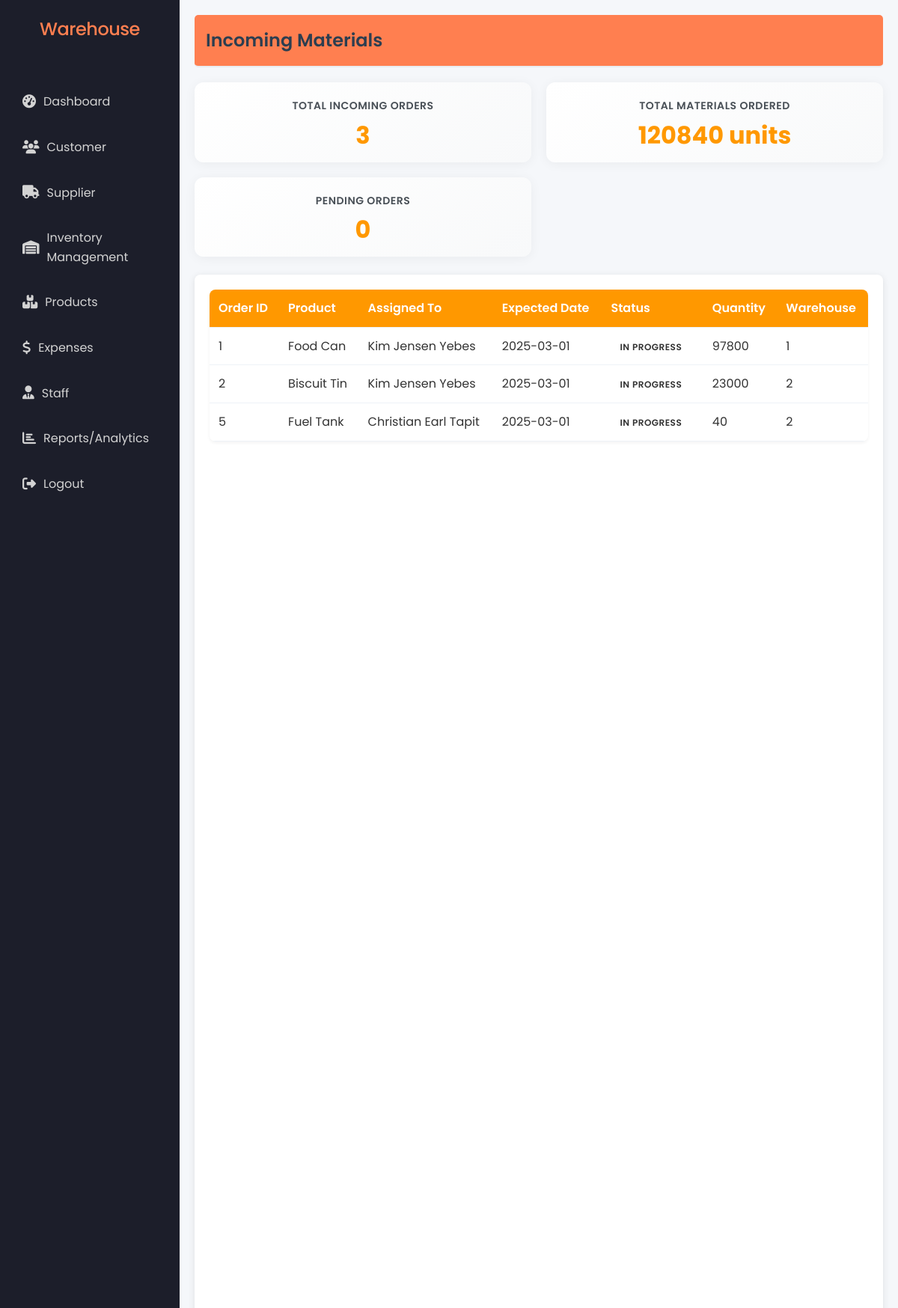
Screenshot of /admin/incoming_materials.php (signed in) with the database file from the repository.
### tables this page shows
CREATE TABLE `productionorders` (
  `OrderID` int(11) NOT NULL,
  `ProductID` int(11) NOT NULL,
  `EmployeeID` int(11) NOT NULL,
  `StartDate` datetime NOT NULL,
  `EndDate` datetime DEFAULT NULL,
  `Status` enum('Planned','In Progress','Completed','Cancelled') NOT NULL DEFAULT 'Planned',
  `QuantityOrdered` int(11) NOT NULL,
  `QuantityProduced` int(11) NOT NULL DEFAULT 0,
  `Delivery_Status` tinyint(1) NOT NULL,
  `warehouseID` int(11) DEFAULT NULL
);

CREATE TABLE `products` (
  `ProductID` int(11) NOT NULL,
  `ProductName` varchar(100) NOT NULL,
  `Category` varchar(45) DEFAULT NULL,
  `Weight` decimal(10,2) DEFAULT NULL,
  `ProductionCost` decimal(10,2) DEFAULT NULL,
  `SellingPrice` decimal(10,2) DEFAULT NULL,
  `LocationID` int(11) DEFAULT NULL,
  `MaterialID` int(11) DEFAULT NULL,
  `minimum_quantity` int(11) NOT NULL,
  `product_img` varchar(255) DEFAULT NULL,
  `weight_unit` varchar(32) NOT NULL
);

CREATE TABLE `employees` (
  `EmployeeID` int(11) NOT NULL,
  `FirstName` varchar(50) NOT NULL,
  `LastName` varchar(50) NOT NULL,
  `Role` varchar(45) NOT NULL,
  `Phone` varchar(20) DEFAULT NULL,
  `employeeEmail` varchar(100) DEFAULT NULL,
  `employeePassword` varchar(255) NOT NULL,
  `HireDate` date NOT NULL,
  `Status` varchar(32) NOT NULL
);

### admin/incoming_materials.php (the view, shortened to what this page needs)
<?php
require_once '../admin/session_check_admin.php';
$query = "SELECT po.*, p.ProductName, e.FirstName, e.LastName
          FROM productionorders po
          LEFT JOIN products p ON po.ProductID = p.ProductID
          LEFT JOIN employees e ON po.EmployeeID = e.EmployeeID
          WHERE po.Status IN ('Pending', 'In Progress')
          ORDER BY po.StartDate DESC";
$result = mysqli_query($conn, $query);
?>
<!DOCTYPE html>
<html lang="en">
<head>
    <link rel="stylesheet" href="../assets/css/style.css">
    <link rel="stylesheet" href="../assets/css/admin.css">
</head>
<body>
    <div class="dashboard-container">
        <?php include '../layouts/sidebar.php'; ?>
        <div class="main-content">
            <header>
                <h1>Incoming Materials</h1>
            </header>
            <div class="summary-cards">
                <?php
                $total_query = "SELECT
                    COUNT(*) as total_orders,
                    SUM(QuantityOrdered) as total_quantity,
                    COUNT(CASE WHEN Status = 'Pending' THEN 1 END) as pending_orders
                    FROM productionorders
                    WHERE Status IN ('Pending', 'In Progress')";
                $total_result = mysqli_query($conn, $total_query);
                $totals = mysqli_fetch_assoc($total_result);
                ?>
                <div class="summary-card">
                    <h3>Total Incoming Orders</h3>
                    <p><?php echo $totals['total_orders']; ?></p>
                </div>
                <div class="summary-card">
                    <h3>Total Materials Ordered</h3>
                    <p><?php echo $totals['total_quantity']; ?> units</p>
                </div>
                <div class="summary-card">
                    <h3>Pending Orders</h3>
                    <p><?php echo $totals['pending_orders']; ?></p>
                </div>
            </div>
            <div class="content">
                <div class="orders-table-container">
                    <table class="orders-table">
                        <thead>
                            <tr>
                                <th>Order ID</th>
                                <th>Product</th>
                                <th>Assigned To</th>
                                <th>Expected Date</th>
                                <th>Status</th>
                                <th>Quantity</th>
                                <th>Warehouse</th>
                            </tr>
                        </thead>
                        <tbody>
                            <?php while($row = mysqli_fetch_assoc($result)) { ?>
                                <tr>
                                    <td><?php echo htmlspecialchars($row['OrderID']); ?></td>
                                    <td><?php echo htmlspecialchars($row['ProductName']); ?></td>
                                    <td><?php echo htmlspecialchars($row['FirstName'] . ' ' . $row['LastName']); ?></td>
                                    <td><?php echo date('Y-m-d', strtotime($row['EndDate'])); ?></td>
                                    <td><span class="status-badge <?php echo strtolower($row['Status']); ?>"><?php echo htmlspecialchars($row['Status']); ?></span></td>
                                    <td><?php echo htmlspecialchars($row['QuantityOrdered']); ?></td>
                                    <td><?php echo htmlspecialchars($row['warehouseID']); ?></td>
                                </tr>
                            <?php } ?>
                        </tbody>
                    </table>
                </div>
            </div>
        </div>
    </div>
</body>
</html>

### assets/css/style.css (style rules this page uses)
* { margin: 0; padding: 0; box-sizing: border-box; font-family: 'Poppins', sans-serif; }
body { background: #f5f7fa; display: flex; justify-content: center; align-items: center; min-height: 100vh; background-image: linear-gradient(to right, #6a11cb, #2575fc); }
* { margin: 0; padding: 0; box-sizing: border-box; }
body { font-family: Arial, sans-serif; background-color: #f4f4f4; color: #fff; display: flex; height: 100vh; }
.dashboard-container { display: flex; width: 100%; }
.main-content { flex-grow: 1; padding: 20px; background-color: #fff; color: #333; }
header { background-color: #ff7f50; color: #fff; padding: 15px; border-radius: 5px; margin-bottom: 20px; }
.content { background-color: #eaeaea; padding: 20px; border-radius: 5px; min-height: calc(100vh - 150px); }
* { margin: 0; padding: 0; box-sizing: border-box; font-family: 'Segoe UI', Tahoma, Geneva, Verdana, sans-serif; }
body { min-height: 100vh; display: flex; justify-content: center; align-items: center; background: #1f1c1c; color: #fff; }
body { background-color: #ffffff; color: #333; line-height: 1.6; padding: 40px 0; }

### assets/css/admin.css (style rules this page uses)
.dashboard-container { display: flex; }
.main-content { flex: 1; padding: 20px; background-color: #f5f7fa; }
header { margin-bottom: 20px; padding-bottom: 10px; border-bottom: 1px solid #e1e4e8; }
header h1 { color: #2c3e50; font-size: 24px; }
.dashboard-container { display: flex; height: 100vh; overflow: hidden; }
.main-content { flex: 1; padding: 20px; background-color: #f5f7fa; overflow-y: auto; }
header { display: flex; justify-content: space-between; align-items: center; margin-bottom: 20px; padding-bottom: 10px; border-bottom: 1px solid #e1e4e8; }
header h1 { color: #2c3e50; font-size: 24px; margin: 0; }
.summary-cards { display: grid; grid-template-columns: repeat(auto-fit, minmax(200px, 1fr)); gap: 15px; margin-bottom: 20px; }
.summary-card { background: white; padding: 15px; border-radius: 8px; box-shadow: 0 2px 4px rgba(0,0,0,0.05); text-align: center; }
.summary-card h3 { color: #333; font-size: 0.9em; margin-bottom: 8px; }
.summary-card p { color: #2196F3; font-size: 1.5em; font-weight: bold; margin: 0; }
.orders-table-container { background: white; border-radius: 8px; box-shadow: 0 2px 4px rgba(0,0,0,0.05); overflow: auto; }
.orders-table { width: 100%; border-collapse: collapse; min-width: 800px; }
.orders-table th, .orders-table td { padding: 12px; text-align: left; border-bottom: 1px solid #eef2f7; }
.orders-table th { background-color: #FF9800; color: white; font-weight: 600; white-space: nowrap; }
.status-badge { padding: 4px 8px; border-radius: 12px; font-size: 0.85em; font-weight: 500; }
.dashboard-container { display: flex; height: 100vh; overflow: hidden; background-color: #f8f9fa; }
.main-content { flex: 1; padding: 24px; overflow-y: auto; }
header { display: flex; justify-content: space-between; align-items: center; margin-bottom: 24px; padding-bottom: 15px; border-bottom: 2px solid #e9ecef; }
header h1 { color: #2c3e50; font-size: 1.75rem; font-weight: 600; margin: 0; }
.summary-cards { display: grid; grid-template-columns: repeat(auto-fit, minmax(250px, 1fr)); gap: 20px; margin-bottom: 24px; }
.summary-card { background: linear-gradient(145deg, #ffffff, #f8f9fa); padding: 20px; border-radius: 12px; box-shadow: 0 2px 15px rgba(0, 0, 0, 0.05); transition: transform 0.2s ease, box-shadow 0.2s ease; }
.summary-card h3 { color: #495057; font-size: 0.875rem; font-weight: 600; text-transform: uppercase; letter-spacing: 0.5px; margin-bottom: 12px; }
.summary-card p { color: #FF9800; font-size: 2rem; font-weight: 700; margin: 0; line-height: 1; }
.status-badge { padding: 6px 12px; border-radius: 20px; font-size: 0.75rem; font-weight: 600; text-transform: uppercase; letter-spacing: 0.5px; }
@media screen and (max-width: 1200px) { .summary-cards { grid-template-columns: repeat(2, 1fr); } }
.content { padding: 20px; }
body { font-family: Arial, Helvetica, sans-serif; margin: 0; padding: 0; background-color: #f2f2f2; color: #333; }
.dashboard-container { display: flex; min-height: 100vh; }
.main-content { flex: 1; padding: 20px; overflow-y: auto; }
header { margin-bottom: 20px; }
header h1 { font-size: 24px; margin: 0; display: flex; align-items: center; }
.content { background-color: #fff; border-radius: 8px; box-shadow: 0 2px 10px rgba(0,0,0,0.1); padding: 20px; }

### rows the page displays
productionorders: OrderID "1", ProductID.ProductName "Food Can", EmployeeID.LastName "Kim Jensen Yebes", EndDate "2025-03-01", Status "IN PROGRESS", QuantityOrdered "97800", warehouseID "1"
productionorders: OrderID "2", ProductID.ProductName "Biscuit Tin", EmployeeID.LastName "Kim Jensen Yebes", EndDate "2025-03-01", Status "IN PROGRESS", QuantityOrdered "23000", warehouseID "2"
productionorders: OrderID "5", ProductID.ProductName "Fuel Tank", EmployeeID.LastName "Christian Earl Tapit", EndDate "2025-03-01", Status "IN PROGRESS", QuantityOrdered "40", warehouseID "2"

### other values shown
$totals['total_orders'] "3"
$totals['total_quantity'] "120840"
$totals['pending_orders'] "0"
